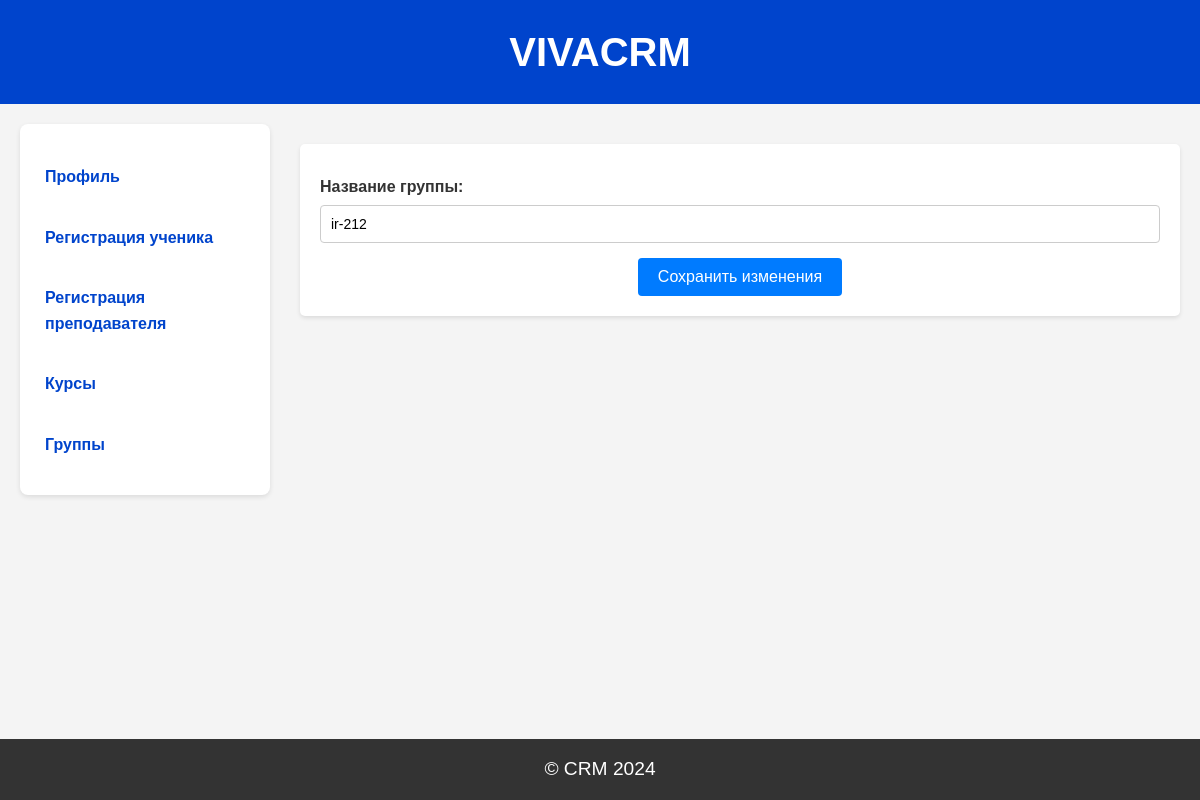
Before: /edit_group/1 (signed in) with the older database file.
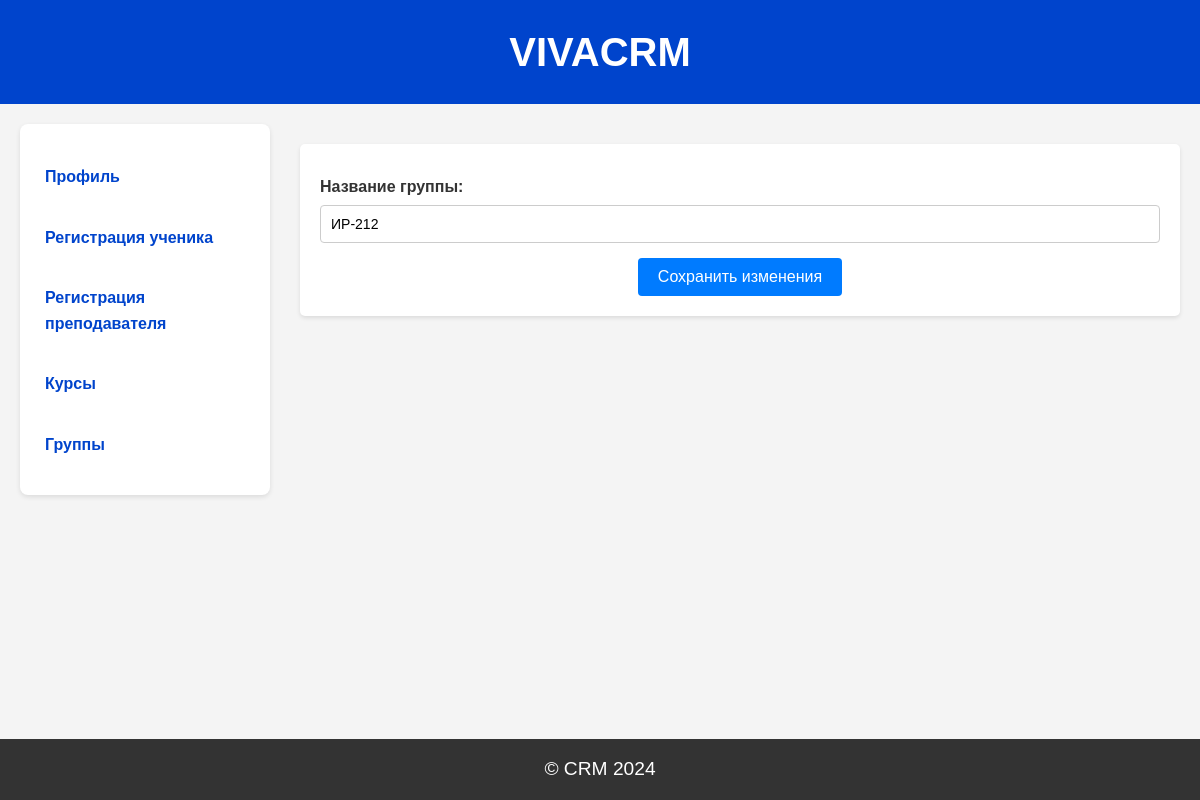
After: the same page with the newer database file.
### models.py (models this page shows)
class Group(db.Model):
    id = db.Column(db.Integer, primary_key=True)
    group_name = db.Column(db.String(100), nullable=False)
    students = db.relationship('ManageStudent', back_populates='group')
    teachers = db.relationship('ManageTeacher', back_populates='group')

### app.py (the view)
@app.route('/edit_group/<int:id>', methods=['GET', 'POST'])
@login_required
@role_required('Администратор')
def edit_group(id):
    group = Group.query.get_or_404(id)
    form = GroupForm(obj=group)
    administrator = Administrator.query.filter_by(admin_id=current_user.id).first()  # Извлекаем объект администратора
    if form.validate_on_submit():
        group.group_name = form.group_name.data
        db.session.commit()
        return redirect(url_for('list_groups'))
    return render_template('edit_group.html', form=form, group=group, administrator=administrator)

### forms.py
class GroupForm(FlaskForm):
    group_name = StringField('Название группы', validators=[DataRequired()])

### app.py (called while the page is built)
@login_manager.user_loader
def load_user(user_id):
    return Users.query.get(int(user_id))

def role_required(role):
    def decorator(f):
        @wraps(f)
        def wrapped(*args, **kwargs):
            if not current_user.is_authenticated or current_user.role != role:
                flash('Недостаточно прав доступа')
                return redirect(url_for('login'))
            return f(*args, **kwargs)
        return wrapped
    return decorator

### templates/edit_group.html (shortened to what this page needs)
{% extends "base_administrator.html" %}
{% block content %}
<div class="group-form ">
    <form method="POST" action="{{ url_for('edit_group', id=group.id) }}">
        <div>
            <label for="group_name">Название группы:</label>
            {{ form.group_name(class="input") }}
        </div>
        <div>
            <button type="submit">Сохранить изменения</button>
        </div>
    </form>
</div>
{% endblock %}

Changed rows visible on the page:
changed Group: group_name "ir-212" → "ИР-212"
